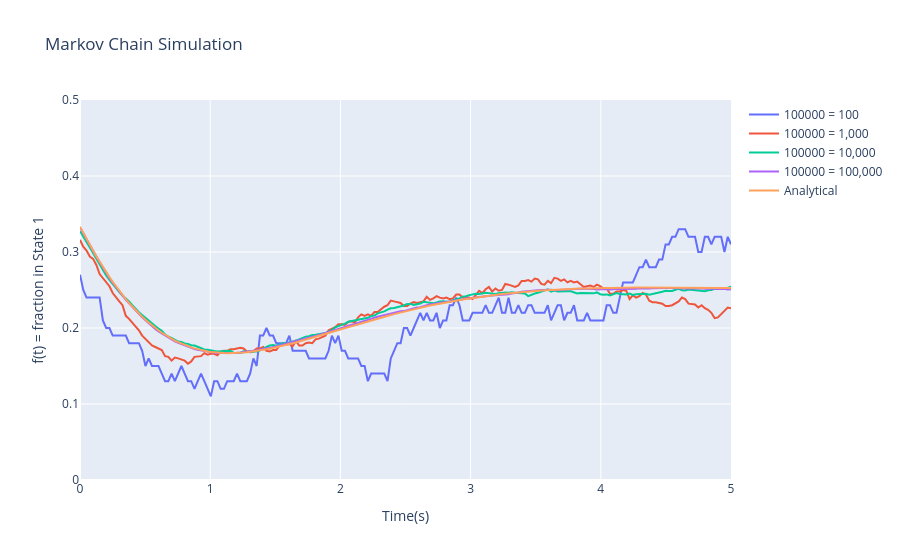

The notebook cell saved with this chart:
### Markdown cell above
#### e) Simulation

### Code cell
import numpy as np
import plotly.graph_objects as go
def plot_2d(y:list,x:list = None, xlabel:str = None, ylabel:str = None,title:str = None,line_name:list[str] = None,xlims:tuple=None,ylims:tuple=None)-> None:
    """ 
    Do a simple 2D line chart (list of lines or other)
    """
    fig = go.Figure()
    

    if type(y[0]) == list or type(y[0]) == np.ndarray:
        for i in range(len(y)):
            if x is not None:
                fig.add_trace(go.Scatter(
                    x=x[i],
                    y=y[i],
                    mode='lines',
                    name=line_name[i]
                ))
            else:
                fig.add_trace(go.Scatter(
                    y=y[i],
                    mode='lines',
                    name=line_name[i]
                ))
    else:
        if x is not None:
            fig.add_trace(go.Scatter(
                x=x,
                y=y,
                mode='lines',
                name=line_name
            ))
        else:
            fig.add_trace(go.Scatter(
                y=y,
                mode='lines',
                name=line_name
            ))

    if title:
        fig.update_layout(
        title=title)
    if xlabel:
        fig.update_layout(
            xaxis_title = xlabel
        )
    if ylabel:
        fig.update_layout(
            yaxis_title = ylabel
        )

    if xlims is not None:
        fig.update_layout(xaxis=dict(range=[xlims[0], xlims[1]]))
    if ylims is not None:
        fig.update_layout(yaxis=dict(range=[ylims[0], ylims[1]]))
    # 4. Display the figure
    fig.show()
def continuous_chain(t_vec,l=1):
    """ 
    Simulate motion through the 4 state continuous markov chain
    """

    # Picking initial state
    state = 1 if np.random.rand() < 1/3 else 2

    # Initialization
    t = 0
    state_history = np.zeros(len(t_vec))
    index = 0

    while index < len(t_vec):

        # Finding time in that state and next time
        t_wait = np.random.exponential(l)
        t_next = t + t_wait

        # Filling in times before advancing states
        while index < len(t_vec) and t_vec[index] < t_next:
            state_history[index] = state
            index += 1

        # Advancing the state
        state = state % 4 + 1  
        t = t_next

    return state_history

def estimate_f(N,t_vec):
    """ 
    Estimate f(t) using the simulation of N Markov chains
    """

    count = np.zeros(len(t_vec))

    # Iterating through each Markov simulation
    for _ in range(N):
        states = continuous_chain(t_vec,l=1)
        count += (states == 1)

    return count/N

N_list  = [100,1000,10000,100000]
t_vec = np.linspace(0,5,200)
y_i = []

for N in N_list:
    f_estimate = estimate_f(N,t_vec)
    y_i.append(f_estimate)

f_analytical = lambda t: 1/4 -1/12*np.exp(-2*t) + np.exp(-t)*(np.cos(t)/6 - 1/3*np.sin(t))
analytical = f_analytical(t_vec)
y_i.append(analytical)
names = [f'{N} = 100',f'{N} = 1,000',f'{N} = 10,000',f'{N} = 100,000','Analytical']
plot_2d(y=y_i,x=[t_vec,t_vec,t_vec,t_vec,t_vec],title='Markov Chain Simulation',ylabel='f(t) = fraction in State 1',xlabel='Time(s)',line_name = names,xlims=(0,5),ylims=(0,1/2))

### Figure 1 — Plotly figure (JSON) as saved in the notebook; plotly's stock layout.template omitted (floating-point values rounded to 4 significant figures; data arrays with more than 128 entries replaced by an {"elided": "..."} marker saying what was removed)
{"data": [{"mode": "lines", "name": "100000 = 100", "type": "scatter", "x": {"elided": "200 float values"}, "y": {"elided": "200 float values"}}, {"mode": "lines", "name": "100000 = 1,000", "type": "scatter", "x": {"elided": "200 float values"}, "y": {"elided": "200 float values"}}, {"mode": "lines", "name": "100000 = 10,000", "type": "scatter", "x": {"elided": "200 float values"}, "y": {"elided": "200 float values"}}, {"mode": "lines", "name": "100000 = 100,000", "type": "scatter", "x": {"elided": "200 float values"}, "y": {"elided": "200 float values"}}, {"mode": "lines", "name": "Analytical", "type": "scatter", "x": {"elided": "200 float values"}, "y": {"elided": "200 float values"}}], "layout": {"title": {"text": "Markov Chain Simulation"}, "xaxis": {"range": [0, 5], "title": {"text": "Time(s)"}}, "yaxis": {"range": [0, 0.5], "title": {"text": "f(t) = fraction in State 1"}}}}
